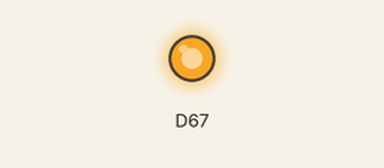
Simulated run of this sketch. Board: Arduino Due. Parts: output pins drawn as LEDs (lit = HIGH).

Above: at 39.94 s.
Timing chart, 0 to 40.0 s (numbered marks = the images above):
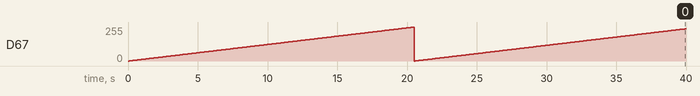

The sketch:

A1.ino
```cpp
void setup() {
  // put your setup code here, to run once:
  analogWriteResolution(12);
}

void loop() {
  // put your main code here, to run repeatedly:
  for(int i=0; i<4095; i++){
    analogWrite(DAC1,i);
    delay(5);
  }
}
```
